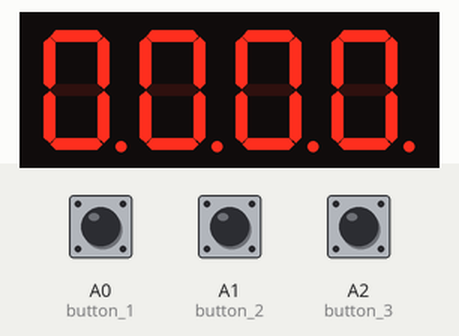
This sketch was run on a simulated Arduino Uno, built with avr-gcc and run on an emulated ATmega328P. On the bench: 4-digit seven-segment display. Wiring (inferred from the names in the program): 4-digit 7-segment display, segments lit when LOW: segments pin 12, pin 13, pin 7, pin 8, pin 9, pin 11, pin 10, pin 6; digit selects pin 5, pin 4, pin 3, pin 2. Inputs (shaded band) come from the test bench; at power-on: A0 (button_1) HIGH, A2 (button_3) HIGH, A1 (button_2) HIGH. The segment pins are drawn as the display they are named for.

Above: at 1.4 s.
1.5 s: A0 (button_1) pulled LOW for 3.2 s
At 5.9 s:
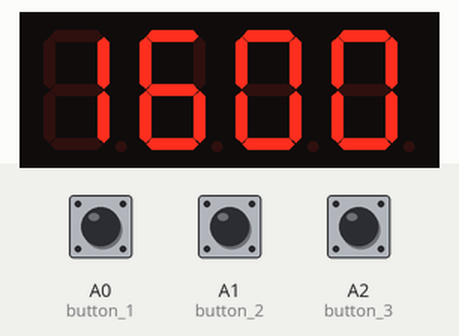
6.2 s: A2 (button_3) pulled LOW for 0.25 s
At 6.9 s:
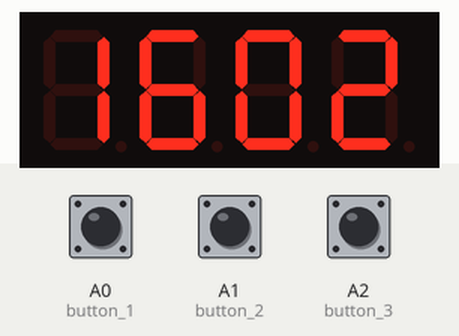
7.9 s: A0 (button_1) pulled LOW for 0.25 s
At 8.4 s:
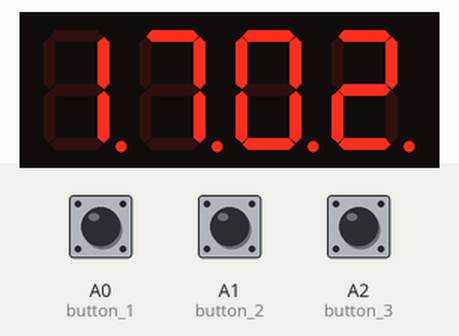
9.6 s: A2 (button_3) pulled LOW for 1 s
At 10.9 s:
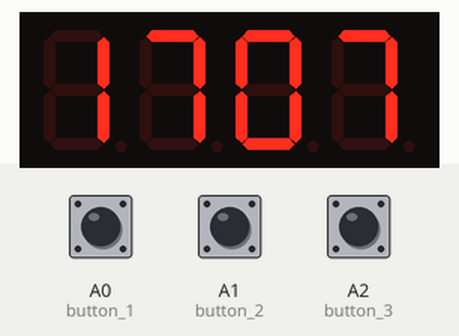
12.1 s: A1 (button_2) pulled LOW for 3.2 s
17.2 s: A1 (button_2) driven LOW and A2 (button_3) driven LOW
At 17.55 s:
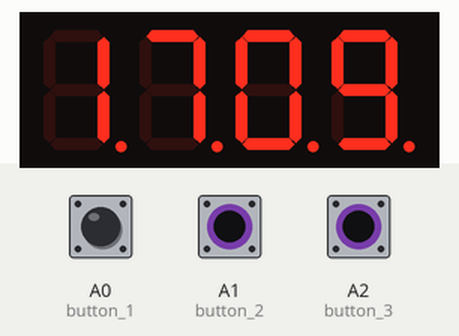

Measured:
- after the input at 1.5 s, the display: first differs from a run without the input after 0.14 s (image 1 shows a later state)
- after the input at 6.2 s, the display: first changes at once (image 2 shows a later state)
- after the input at 7.9 s, the display: changes after 0.16 s (image 3)
- after the input at 9.6 s, the display: first changes after 0.06 s (image 4 shows a later state)
- after the input at 17.2 s, the display: first changes after 0.06 s (image 5 shows a later state)
- what the display in image 1 shows lasts 0.6 s, from 5.5 s to 6.1 s

The sketch:

clock.ino
```cpp
  ////////// DIGITAL CLOCK BY CHANDAN K.S \\\\\\\\\\\

   //#define off 0
   //#define on 1
   // #define don 0
   //#define doff 1
//
 #define off 1
 #define on 0
 #define don 1
 #define doff 0

int a=12,b=13,c=7,d=8,e=9,f=11,g=10,dp=6;        //pins to activate segment
int dis1=5,dis2=4,dis3=3,dis4=2;               //enable pins for display(anode type display used

int button_1=A0;  //for updating hour
int button_2=A1;  //for updating second
int button_3=A2;  //for updating minute
//refresh rate of display and button
int button_R=200;
int display_R=3;

int p_disp=0;
int p_btn=0;

// for clock//
int time_format=24;  //12 or 24
int hour=0,minute=0,second=0;
int hour_T=0,hour_O=0,minute_T=0,minute_O=0;
int d_hour=0,d_minute=0,d_second=0;
unsigned long button_time=0,display_time=0;
//

//for time control//
unsigned int p_time=0,c_time,interval=1000;//1000 in milli second
//
int blink_t=500;  //adj blink speed min milli second
int blink_counter=0;


void setup()
{
  Serial.begin(9600);
    pinMode(a,OUTPUT);
    pinMode(b,OUTPUT);
    pinMode(c,OUTPUT);
    pinMode(d,OUTPUT);
    pinMode(e,OUTPUT);
    pinMode(f,OUTPUT);
    pinMode(g,OUTPUT);
    pinMode(dp,OUTPUT);

    pinMode(dis1,OUTPUT);
    pinMode(dis2,OUTPUT);
    pinMode(dis3,OUTPUT);
    pinMode(dis4,OUTPUT);

    pinMode(button_1,INPUT_PULLUP);
    pinMode(button_2,INPUT_PULLUP);
    pinMode(button_3,INPUT_PULLUP);
   //check_no();
   digitalWrite(dp,off);
   all_dispoff();
   all_segment_off();
   c_time=millis();
   }


void loop()
{c_time=millis();

if(c_time-p_time>=interval)
{ p_time=c_time;
  second++;

}
blink_dp();
////

if(second==60){minute++;second=0;d_minute=minute;}
if(minute==60){hour++;minute=0;if(time_format==12){d_hour++;}}
if(hour==24 && time_format==24){d_hour=0;hour=0;}
if(hour==13 && time_format==12){d_hour=1;}
if(hour==24 && time_format==12){d_hour=0;hour=0;}

if(c_time-button_time>=button_R)
{ button_time=c_time;
  if(digitalRead(button_1)==0){hour++;d_hour++;}
  if(digitalRead(button_2)==0){second=0;p_time=c_time;}
  if(digitalRead(button_3)==0){minute++;d_minute=minute;}
}

convert_time(d_hour,d_minute);

c_time=millis();
if(c_time-display_time>=display_R&&c_time-display_time<display_R*2)
{display_hourT();}

if(c_time-display_time>=display_R*2&&c_time-display_time<display_R*3)
{display_hourO();}

if(c_time-display_time>=display_R*3&&c_time-display_time<display_R*4)
{display_minuteT();}

if(c_time-display_time>=display_R*4&&c_time-display_time<display_R*5)
{display_minuteO();}

if(c_time-display_time>=display_R*5)
{c_time=millis();
display_time=c_time;
all_segment_off();
//all_dispoff();
}


//Serial.print("hour==>");Serial.println(d_hour);
//Serial.print("second==>");Serial.println(second);
//Serial.print("minute O==>");Serial.println(minute);

////////////////////
////////////////////
//main loop end ////
////////////////////
////////////////////

  }

void all_dispoff()
{digitalWrite(dis1,doff);
   digitalWrite(dis2,doff);
   digitalWrite(dis3,doff);
   digitalWrite(dis4,doff);}


void dispc(int d)
{Serial.println(display_time );
Serial.println(c_time );
Serial.println(d);
  }

/////////////////////////////////////////////////////

void blink_dp()
{
if(blink_counter==0)
{blink_counter=1;}
else
{blink_counter=0;}

 if(c_time-p_time<=blink_t && blink_counter==1)
  {
     digitalWrite(dp,on);
  }
 else
  {
    digitalWrite(dp,off);}
  }


/////////////////////////////////////////////////////
void check_no()
{

    digitalWrite(dis1,don);
    digitalWrite(dis2,don);
    digitalWrite(dis3,don);
    digitalWrite(dis4,don);

   all_segment_off();
   N0();delay(1000);
   N1();delay(1000);
   N2();delay(1000);
   N3();delay(1000);
   N4();delay(1000);
   N5();delay(1000);
   N6();delay(1000);
   N7();delay(1000);
   N8();delay(1000);
   N9();delay(1000);

  }

////////////////////////////////////////////////////
void all_segment_off()
{   digitalWrite(a,off);
    digitalWrite(b,off);
    digitalWrite(c,off);
    digitalWrite(d,off);
    digitalWrite(e,off);
    digitalWrite(f,off);
    digitalWrite(g,off);

}
/////////////////////////////////////////////////////
//convert actual time for 7 segment to display///////
/////////////////////////////////////////////////////

void convert_time(int h,int m)
{
  hour_T=h/10;
  hour_O=h%10;
  minute_T=m/10;
  minute_O=m%10;
  }


/////////////////////////////////////////////////////
/////////////////////////////////////////////////////
void display_hourT()
  { digitalWrite(dis1,don);
    digitalWrite(dis2,doff);
    digitalWrite(dis3,doff);
    digitalWrite(dis4,doff);
    switch(hour_T)
    {
        case 0:
        N0();
        break;
        case 1:
        N1();
        break;
        case 2:
        N2();
        break;
        case 3:
        N3();
        break;
        case 4:
        N4();
        break;
        case 5:
        N5();
        break;
        case 6:
        N6();
        break;
        case 7:
        N7();
        break;
        case 8:
        N8();
        break;
        case 9:
        N9();
        break;

        default:;
    }

    }
//////////////////////////////////////////////////////////////////
void display_hourO()
  { digitalWrite(dis1,doff);
    digitalWrite(dis2,don);
    digitalWrite(dis3,doff);
    digitalWrite(dis4,doff);
    switch(hour_O)
    {
        case 0:
        N0();
        break;
        case 1:
        N1();
        break;
        case 2:
        N2();
        break;
        case 3:
        N3();
        break;
        case 4:
        N4();
        break;
        case 5:
        N5();
        break;
        case 6:
        N6();
        break;
        case 7:
        N7();
        break;
        case 8:
        N8();
        break;
        case 9:
        N9();
        break;

        default:;
    }

    }
//////////////////////////////////////////////////////////////////
void display_minuteT()
  { digitalWrite(dis1,doff);
    digitalWrite(dis2,doff);
    digitalWrite(dis3,don);
    digitalWrite(dis4,doff);
    switch(minute_T)
    {
        case 0:
        N0();
        break;
        case 1:
        N1();
        break;
        case 2:
        N2();
        break;
        case 3:
        N3();
        break;
        case 4:
        N4();
        break;
        case 5:
        N5();
        break;
        case 6:
        N6();
        break;
        case 7:
        N7();
        break;
        case 8:
        N8();
        break;
        case 9:
        N9();
        break;

        default:;
    }

    }
//////////////////////////////////////////////////////////////////
void display_minuteO()
  { digitalWrite(dis1,doff);
    digitalWrite(dis2,doff);
    digitalWrite(dis3,doff);
    digitalWrite(dis4,don);
    switch(minute_O)
    {
        case 0:
        N0();
        break;
        case 1:
        N1();
        break;
        case 2:
        N2();
        break;
        case 3:
        N3();
        break;
        case 4:
        N4();
        break;
        case 5:
        N5();
        break;
        case 6:
        N6();
        break;
        case 7:
        N7();
        break;
        case 8:
        N8();
        break;
        case 9:
        N9();
        break;

        default:;
    }

    }
//////////////////////////////////////////////////////////////////
void all_segment_on()
{


    digitalWrite(a,on);
    digitalWrite(b,on);
    digitalWrite(c,on);
    digitalWrite(d,on);
    digitalWrite(e,on);
    digitalWrite(f,on);
    digitalWrite(g,on);
}
///////////////////////////////////////////////////
void N0()
{
    digitalWrite(a,on);
    digitalWrite(b,on);
    digitalWrite(c,on);
    digitalWrite(d,on);
    digitalWrite(e,on);
    digitalWrite(f,on);
    digitalWrite(g,off);

}


///////////////////////////////////////////////////
void N1()
{
    digitalWrite(a,off);
    digitalWrite(b,on);
    digitalWrite(c,on);
    digitalWrite(d,off);
    digitalWrite(e,off);
    digitalWrite(f,off);
    digitalWrite(g,off);

}


///////////////////////////////////////////////////
void N2()
{
    digitalWrite(a,on);
    digitalWrite(b,on);
    digitalWrite(c,off);
    digitalWrite(d,on);
    digitalWrite(e,on);
    digitalWrite(f,off);
    digitalWrite(g,on);

}


///////////////////////////////////////////////////
void N3()
{
    digitalWrite(a,on);
    digitalWrite(b,on);
    digitalWrite(c,on);
    digitalWrite(d,on);
    digitalWrite(e,off);
    digitalWrite(f,off);
    digitalWrite(g,on);

}

///////////////////////////////////////////////////
void N4()
{
    digitalWrite(a,off);
    digitalWrite(b,on);
    digitalWrite(c,on);
    digitalWrite(d,off);
    digitalWrite(e,off);
    digitalWrite(f,on);
    digitalWrite(g,on);

}

///////////////////////////////////////////////////
void N5()
{
    digitalWrite(a,on);
    digitalWrite(b,off);
    digitalWrite(c,on);
    digitalWrite(d,on);
    digitalWrite(e,off);
    digitalWrite(f,on);
    digitalWrite(g,on);

}

///////////////////////////////////////////////////
void N6()
{
    digitalWrite(a,on);
    digitalWrite(b,off);
    digitalWrite(c,on);
    digitalWrite(d,on);
    digitalWrite(e,on);
    digitalWrite(f,on);
    digitalWrite(g,on);

}

///////////////////////////////////////////////////
void N7()
{
    digitalWrite(a,on);
    digitalWrite(b,on);
    digitalWrite(c,on);
    digitalWrite(d,off);
    digitalWrite(e,off);
    digitalWrite(f,off);
    digitalWrite(g,off);

}

///////////////////////////////////////////////////
void N8()
{
    digitalWrite(a,on);
    digitalWrite(b,on);
    digitalWrite(c,on);
    digitalWrite(d,on);
    digitalWrite(e,on);
    digitalWrite(f,on);
    digitalWrite(g,on);

}

///////////////////////////////////////////////////
void N9()
{
    digitalWrite(a,on);
    digitalWrite(b,on);
    digitalWrite(c,on);
    digitalWrite(d,on);
    digitalWrite(e,off);
    digitalWrite(f,on);
    digitalWrite(g,on);

}


/////////////////////             THANKYOU            ////////////////////////
```
